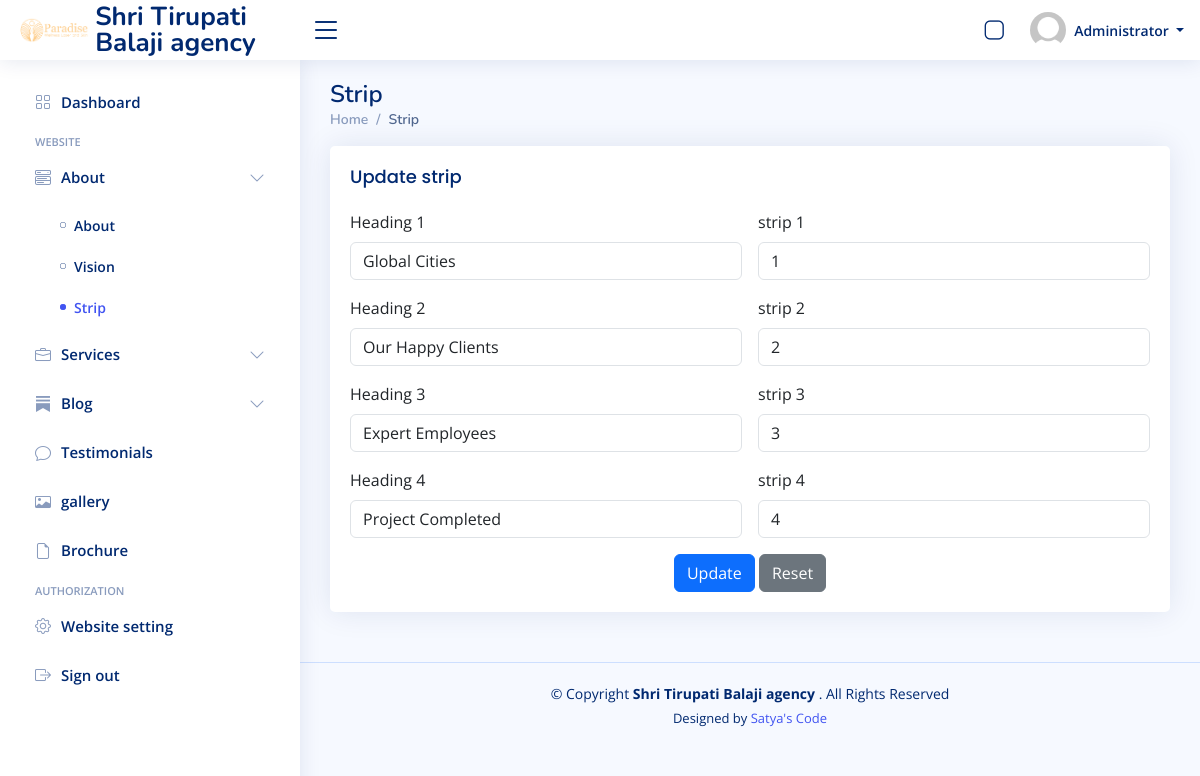
Page /manage/index.php?page=Strip (signed in) on the committed database.
### tables this page shows
CREATE TABLE `strip` (
  `id` int(11) NOT NULL,
  `heading1` text NOT NULL,
  `text1` varchar(255) NOT NULL,
  `heading2` text NOT NULL,
  `text2` text NOT NULL,
  `heading3` text NOT NULL,
  `text3` text NOT NULL,
  `heading4` text NOT NULL,
  `text4` text NOT NULL
);

### manage/Strip.php (the view, shortened to what this page needs)
<?php
$stripsql = "SELECT * FROM `strip`";
$stripresult = $conn->query($stripsql);
$stripdata = $stripresult->fetch_assoc();
        ?>
<div class="card">
    <div class="card-body">
        <h5 class="card-title">Update strip</h5>
        <form action="" method="post" class="row g-3">
            <div class="col-6">
                <label for="inputNanme4" class="form-label">Heading 1</label>
                <input type="text" value="<?= $stripdata['heading1'] ?>" class="form-control" name="heading1"
                    id="inputNanme4" required>
            </div>
            <div class="col-6">
                <label for="inputEmail4" class="form-label">strip 1</label>
                <input type="number" name="text1" id="text1" class="form-control" value="<?= $stripdata['text1'] ?>">
            </div>
            <div class="col-6">
                <label for="inputPassword4" class="form-label">Heading 2</label>
                <input type="text" class="form-control" value="<?= $stripdata['heading2'] ?>" name="heading2"
                    id="inputNanme4" required>
            </div>
            <div class="col-6">
                <label for="inputEmail4" class="form-label">strip 2</label>
                <input type="number" name="text2" id="text2" class="form-control" value="<?= $stripdata['text2'] ?>">
            </div>
            <div class="col-6">
                <label for="inputPassword4" class="form-label">Heading 3</label>
                <input type="text" class="form-control" value="<?= $stripdata['heading3'] ?>" name="heading3"
                    id="inputNanme4" required>
            </div>
            <div class="col-6">
                <label for="inputEmail4" class="form-label">strip 3</label>
                <input type="number" name="text3" id="text3" class="form-control" value="<?= $stripdata['text3'] ?>">
            </div>
            <div class="col-6">
                <label for="inputPassword4" class="form-label">Heading 4</label>
                <input type="text" class="form-control" value="<?= $stripdata['heading4'] ?>" name="heading4"
                    id="inputNanme4" required>
            </div>
            <div class="col-6">
                <label for="inputEmail4" class="form-label">strip 4</label>
                <input type="number" name="text4" id="text4" class="form-control" value="<?= $stripdata['text4'] ?>">
            </div>
            <div class="text-center">
                <input type="submit" class="btn btn-primary" name="updatestrip" value="Update">
                <button type="reset" class="btn btn-secondary">Reset</button>
            </div>
        </form>
    </div>
</div>

### manage/include/head.php (shortened to what this page needs)
<!DOCTYPE html>
<html lang="en">
<head>
    <?php
    $title = isset($_GET['page']) ? ucwords(str_replace("_", ' ', $_GET['page'])) : "Home";
    $title = str_replace("Persons Companies", "Persons/Companies", $title);
    ?>
    <link href="assets/vendor/bootstrap/css/bootstrap.min.css" rel="stylesheet">
    <link href="assets/vendor/bootstrap-icons/bootstrap-icons.css" rel="stylesheet">
    <link href="assets/vendor/boxicons/css/boxicons.min.css" rel="stylesheet">
    <link href="assets/vendor/quill/quill.snow.css" rel="stylesheet">
    <link href="assets/vendor/quill/quill.bubble.css" rel="stylesheet">
    <link href="assets/vendor/remixicon/remixicon.css" rel="stylesheet">
    <link href="assets/vendor/simple-datatables/style.css" rel="stylesheet">
    <link href="assets/css/style.css" rel="stylesheet">
</head>

### manage/index.php (shortened to what this page needs)
<?php
include_once('include/head.php');
?>
<body>
    <?php include_once('include/header.php'); ?>
    <?php include_once('include/sidebar.php'); ?>
    <main id="main" class="main">
        <div class="pagetitle">
            <h1>
                <?php echo $title ?>
            </h1>
            <nav>
                <ol class="breadcrumb">
                    <li class="breadcrumb-item"><a href="index.html">Home</a></li>
                    <li class="breadcrumb-item active">
                        <?php echo $title ?>
                    </li>
                </ol>
            </nav>
        </div>
        <section class="section dashboard">
            <?php
            $page = isset($_GET['page']) ? $_GET['page'] : 'home';
            if (!file_exists($page . ".php")) {
                header('location:404.html');
            } else {
                include $page . '.php';
            }
            ?>
        </section>
    </main>
    <?php include_once('include/footer.php'); ?>
</body>
</html>

### manage/include/header.php (shortened to what this page needs)
<header id="header" class="header fixed-top d-flex align-items-center">
    <div class="d-flex align-items-center justify-content-between">
        <a href="index.php" class="logo d-flex align-items-center">
            <img src="assets/img/logo.png" alt="">
            <span class="d-none d-lg-block">
                <?= $_SESSION['website_info']['website_name'] ?>
            </span>
        </a>
        <i class="bi bi-list toggle-sidebar-btn"></i>
    </div>
    <nav class="header-nav ms-auto">
        <ul class="d-flex align-items-center">
            <li class="nav-item dropdown">
                <a class="nav-link nav-icon" href="./..">
                    <i class="bi bi-app"></i>
                </a>
            </li>
            <li class="nav-item dropdown pe-3">
                <a class="nav-link nav-profile d-flex align-items-center pe-0" href="#" data-bs-toggle="dropdown">
                    <img src="assets/img/profile-img.jpg" alt="Profile" class="rounded-circle">
                    <span class="d-none d-md-block dropdown-toggle ps-2">
                        <?= $_SESSION['loggedin_user'] ?>
                    </span>
                </a>
            </li>
        </ul>
    </nav>
</header>

### manage/include/sidebar.php (shortened to what this page needs)
<?php
$current_page = $_GET['page'];
?>
<aside id="sidebar" class="sidebar">
    <ul class="sidebar-nav" id="sidebar-nav">
        <li class="nav-item">
            <a class="nav-link <?php if ($current_page != 'home') {
                echo 'collapsed';
            } ?>" href="index.php?page=home">
                <i class="bi bi-grid"></i>
                Dashboard
            </a>
        </li>
        <li class="nav-heading">Website</li>
        <li class="nav-item">
            <a class="nav-link <?php if ($current_page != 'about' or $current_page != 'vision') {
                echo 'collapsed';
            } ?>" data-bs-target="#components-nav" data-bs-toggle="collapse" href="#">
                <i class="bi bi-menu-button-wide"></i><span>About</span><i class="bi bi-chevron-down ms-auto"></i>
            </a>
            <ul id="components-nav" class="nav-content collapse <?php if ($current_page == 'about' || $current_page == 'vision' || $current_page == 'Strip') {
                echo 'show';
            } ?>" data-bs-parent="#sidebar-nav">
                <li>
                    <a <?php if ($current_page == 'about') {
                        echo 'class="active"';
                    } ?> href="index.php?page=about">
                        <i class="bi bi-circle"></i><span>About</span>
                    </a>
                </li>
                <li>
                    <a <?php if ($current_page == 'vision') {
                        echo 'class="active"';
                    } ?> href="index.php?page=vision">
                        <i class="bi bi-circle"></i><span>Vision</span>
                    </a>
                </li>
                <li>
                    <a <?php if ($current_page == 'Strip') {
                        echo 'class="active"';
                    } ?> href="index.php?page=Strip">
                        <i class="bi bi-circle"></i><span>Strip</span>
                    </a>
                </li>
            </ul>
        </li>
        <li class="nav-item">
            <a class="nav-link <?php if ($current_page != 'add_services' or $current_page != 'update_services') {
                echo 'collapsed';
            } ?>" data-bs-target="#services-nav" data-bs-toggle="collapse" href="#">
                <i class="bi bi-briefcase"></i><span>Services</span><i class="bi bi-chevron-down ms-auto"></i>
            </a>
        </li>
        <li class="nav-item">
            <a class="nav-link <?php if ($current_page != 'add_blog' or $current_page != 'blog_list') {
                echo 'collapsed';
            } ?>" data-bs-target="#blog-nav" data-bs-toggle="collapse" href="#">
                <i class="bi bi-substack"></i></i><span>Blog</span><i class="bi bi-chevron-down ms-auto"></i>
            </a>
        </li>
        <li class="nav-item">
            <a class="nav-link <?php if ($current_page != 'testimonial') {
                echo 'collapsed';
            } ?>" href="index.php?page=testimonial">
                <i class="bi bi-chat"></i>
                <span>Testimonials</span>
            </a>
        </li>
        <li class="nav-item">
            <a class="nav-link <?php if ($current_page != 'gallery') {
                echo 'collapsed';
            } ?>" href="index.php?page=gallery">
                <i class="bi bi-card-image"></i>
                <span>gallery</span>
            </a>
        </li>
        <li class="nav-item">
            <a class="nav-link <?php if ($current_page != 'brochure') {
                echo 'collapsed';
            } ?>" href="index.php?page=brochure">
                <i class="bi bi-file-earmark"></i>
                <span>Brochure</span>
            </a>
        </li>
        <li class="nav-heading">Authorization</li>
        <li class="nav-item">
            <a class="nav-link <?php if ($current_page != 'website_setting') {
                echo 'collapsed';
            } ?>" href="index.php?page=website_setting">
                <i class="bi bi-gear"></i>
                <span>Website setting</span>
            </a>
        </li>
        <li class="nav-item">
            <a class="nav-link collapsed" href="logout.php">
                <i class="bi bi-box-arrow-right"></i>
                <span>Sign out</span>
            </a>
        </li>
    </ul>
</aside>

### manage/include/footer.php (shortened to what this page needs)
<footer id="footer" class="footer">
    <div class="copyright">
        &copy; Copyright <strong><span>
                <?= $_SESSION['website_info']['website_name'] ?>
            </span></strong>. All Rights Reserved
    </div>
    <div class="credits">
        Designed by <a target="_blank" href="https://satyascode.000.pe/">Satya's Code</a>
    </div>
</footer>

### manage/assets/css/style.css (style rules this page uses)
:root { scroll-behavior: smooth; }
body { font-family: "Open Sans", sans-serif; background: #f6f9ff; color: #444444; }
a { color: #4154f1; text-decoration: none; }
h1, h2, h3, h4, h5, h6 { font-family: "Nunito", sans-serif; }
#main { margin-top: 60px; padding: 20px 30px; transition: all 0.3s; }
.pagetitle { margin-bottom: 10px; }
.pagetitle h1 { font-size: 24px; margin-bottom: 0; font-weight: 600; color: #012970; }
.card { margin-bottom: 30px; border: none; border-radius: 5px; box-shadow: 0px 0 30px rgba(1, 41, 112, 0.1); }
.card-title { padding: 20px 0 15px 0; font-size: 18px; font-weight: 500; color: #012970; font-family: "Poppins", sans-serif; }
.card-body { padding: 0 20px 20px 20px; }
.breadcrumb { font-size: 14px; font-family: "Nunito", sans-serif; color: #899bbd; font-weight: 600; }
.breadcrumb a { color: #899bbd; transition: 0.3s; }
.breadcrumb .breadcrumb-item::before { color: #899bbd; }
.breadcrumb .active { color: #51678f; font-weight: 600; }
.logo { line-height: 1; }
@media (min-width: 1200px) { .logo { width: 280px; } }
.logo img { max-height: 26px; margin-right: 6px; }
.logo span { font-size: 26px; font-weight: 700; color: #012970; font-family: "Nunito", sans-serif; }
.header { transition: all 0.5s; z-index: 997; height: 60px; box-shadow: 0px 2px 20px rgba(1, 41, 112, 0.1); background-color: #fff; padding-left: 20px; }
.header .toggle-sidebar-btn { font-size: 32px; padding-left: 10px; cursor: pointer; color: #012970; }
.header-nav ul { list-style: none; }
.header-nav>ul { margin: 0; padding: 0; }
.header-nav .nav-icon { font-size: 22px; color: #012970; margin-right: 25px; position: relative; }
.header-nav .nav-profile { color: #012970; }
.header-nav .nav-profile img { max-height: 36px; }
.header-nav .nav-profile span { font-size: 14px; font-weight: 600; }
.sidebar { position: fixed; top: 60px; left: 0; bottom: 0; width: 300px; z-index: 996; transition: all 0.3s; padding: 20px; overflow-y: auto; scrollbar-width: thin; scrollbar-color: #aab7cf transparent; box-shadow: 0px 0px 20px rgba(1, 41, 112, 0.1); background-color: #fff; }
@media (min-width: 1200px) { #main, #footer { margin-left: 300px; } }
.sidebar-nav { padding: 0; margin: 0; list-style: none; }
.sidebar-nav li { padding: 0; margin: 0; list-style: none; }
.sidebar-nav .nav-item { margin-bottom: 5px; }
.sidebar-nav .nav-heading { font-size: 11px; text-transform: uppercase; color: #899bbd; font-weight: 600; margin: 10px 0 5px 15px; }
.sidebar-nav .nav-link { display: flex; align-items: center; font-size: 15px; font-weight: 600; color: #4154f1; transition: 0.3; background: #f6f9ff; padding: 10px 15px; border-radius: 4px; }
.sidebar-nav .nav-link i { font-size: 16px; margin-right: 10px; color: #4154f1; }
.sidebar-nav .nav-link.collapsed { color: #012970; background: #fff; }
.sidebar-nav .nav-link.collapsed i { color: #899bbd; }
.sidebar-nav .nav-link .bi-chevron-down { margin-right: 0; transition: transform 0.2s ease-in-out; }
.sidebar-nav .nav-content { padding: 5px 0 0 0; margin: 0; list-style: none; }
.sidebar-nav .nav-content a { display: flex; align-items: center; font-size: 14px; font-weight: 600; color: #012970; transition: 0.3; padding: 10px 0 10px 40px; transition: 0.3s; }
.sidebar-nav .nav-content a i { font-size: 6px; margin-right: 8px; line-height: 0; border-radius: 50%; }
.sidebar-nav .nav-content a:hover, .sidebar-nav .nav-content a.active { color: #4154f1; }
.sidebar-nav .nav-content a.active i { background-color: #4154f1; }
.footer { padding: 20px 0; font-size: 14px; transition: all 0.3s; border-top: 1px solid #cddfff; }
.footer .copyright { text-align: center; color: #012970; }
.footer .credits { padding-top: 5px; text-align: center; font-size: 13px; color: #012970; }

### rows in the picture
strip: heading1 "Global Cities", text1 "1", heading2 "Our Happy Clients", text2 "2", heading3 "Expert Employees", text3 "3", heading4 "Project Completed", text4 "4"

### other values in the picture
$_SESSION['website_info']['website_name'] "Shri Tirupati Balaji agency"
$_SESSION['loggedin_user'] "Administrator"
$title "Strip"
